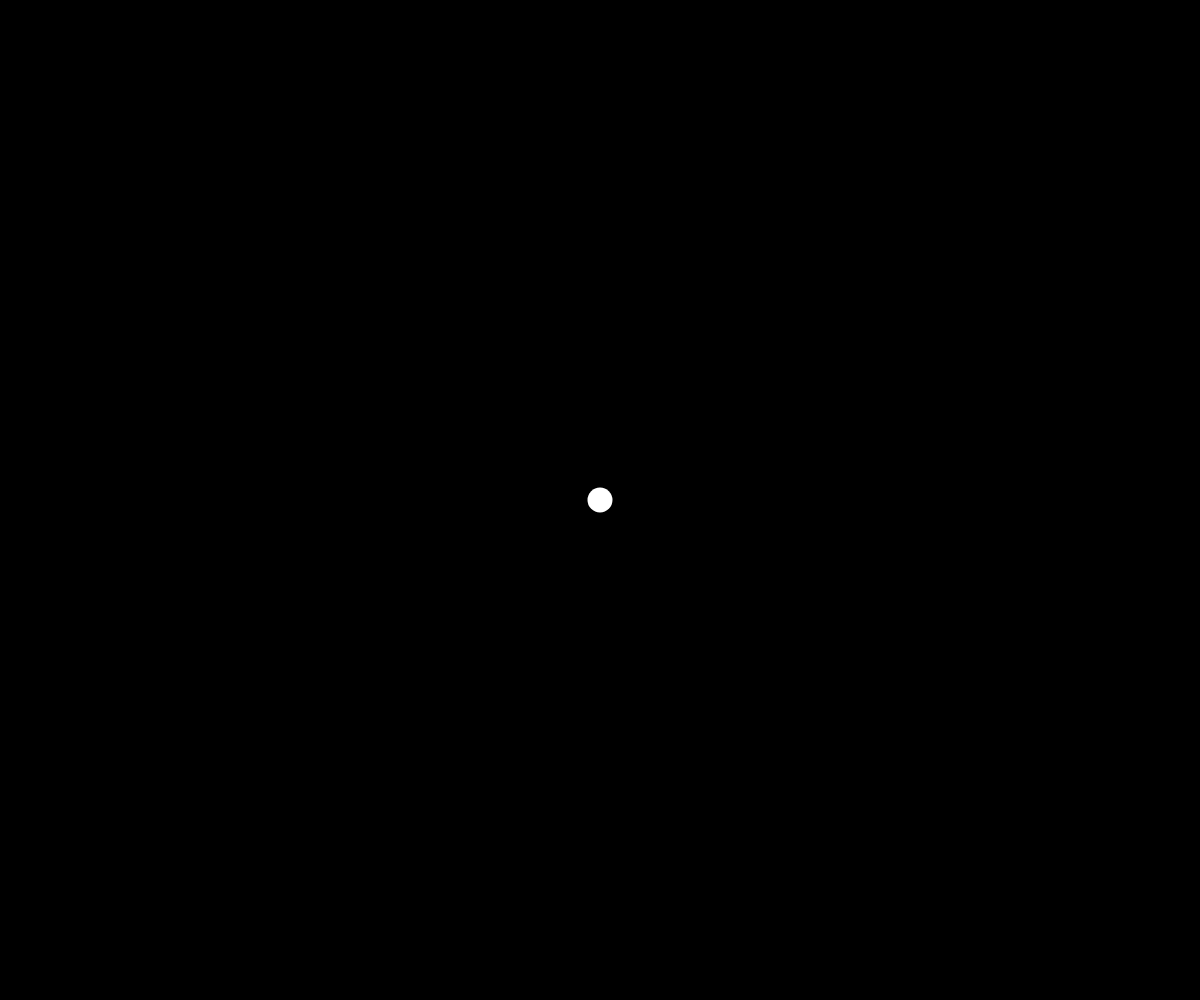
Frame 1 (no input)
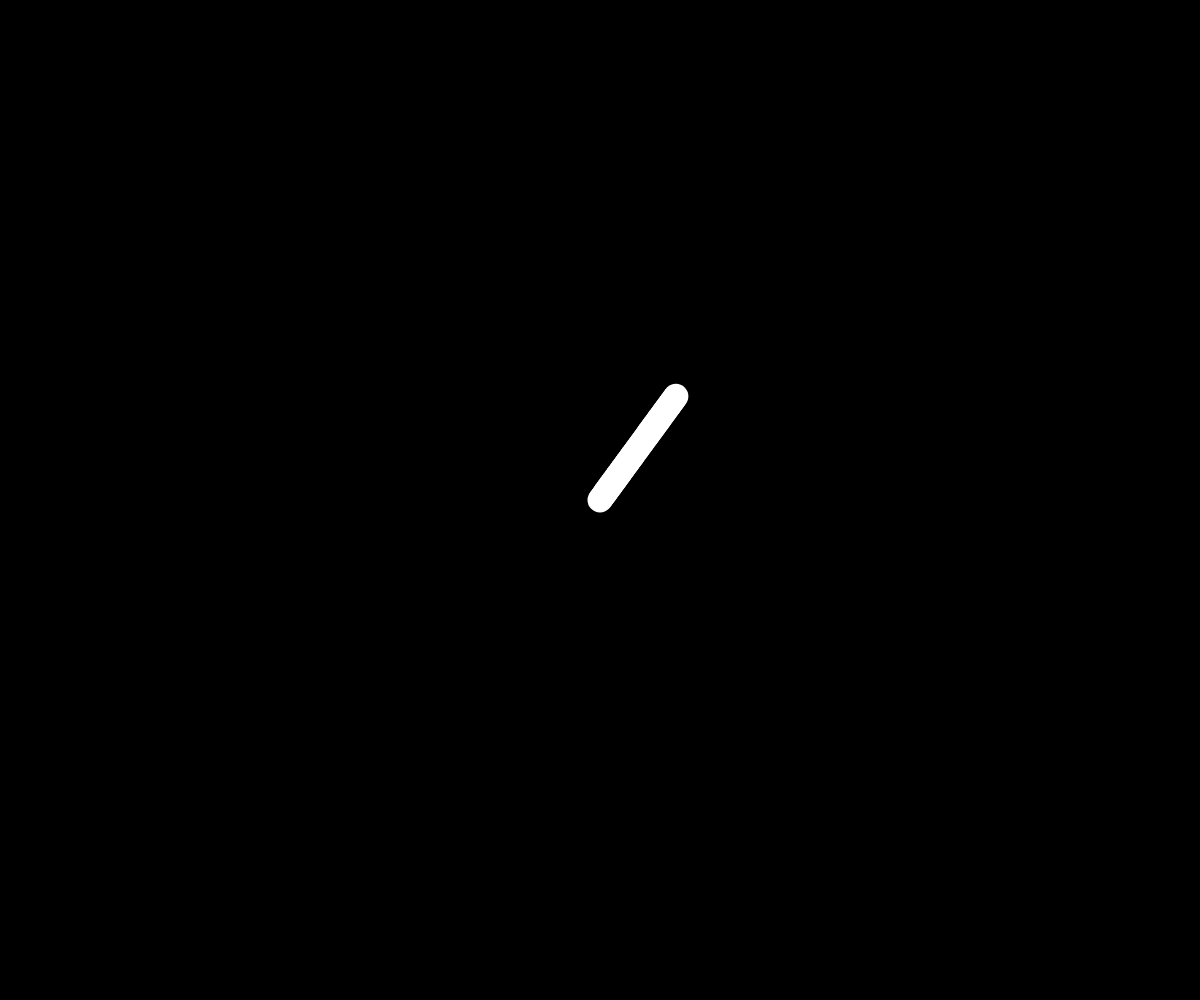
Frame 60 (no input)
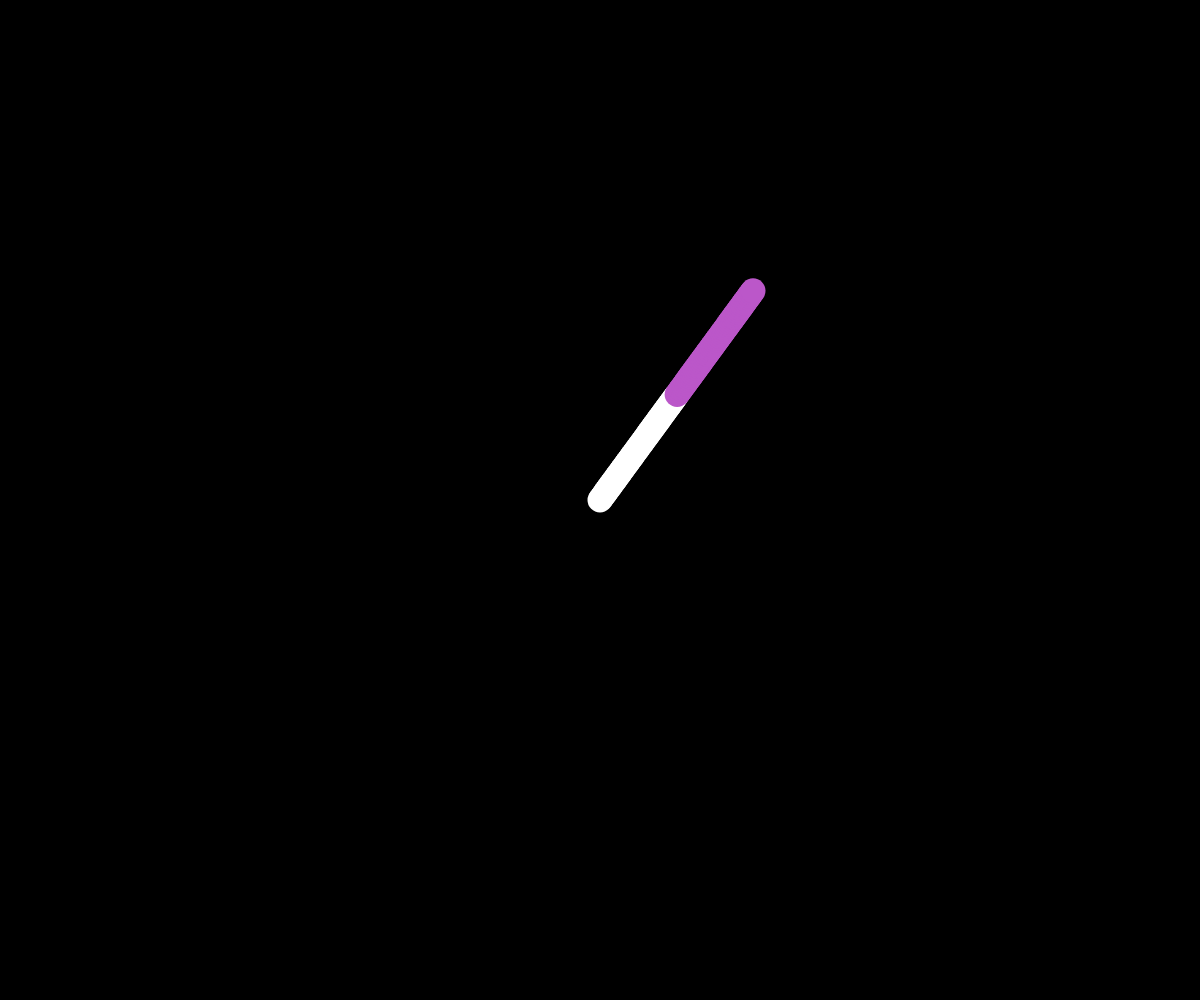
Frame 120 (the mouse pressed at the canvas centre since frame 60)

The p5.js sketch that drew these frames (run headless with seeded random() and noise() and a simulated clock; from frame 60 on, the mouse is pressed at the canvas centre):

// p5.js sketch
// ── sketch.js
// Project Title
// Your Name
// Date
//
// Extra for Experts:
// - describe what you did to take this project "above and beyond"

let x, y;
let xSpeed, ySpeed;

function setup() {
  createCanvas(windowWidth, windowHeight);
  x = width/2;
  y = height/2;
  xSpeed = random(-3, 3);
  ySpeed = random(-3, 3);
  background(0);
  noStroke();
}

function draw() {
  //background(220);
  ellipse(x, y, 25);
  x += xSpeed;
  y += ySpeed;

  if(x < 0 || x > width){
    xSpeed *= -1;
  }
  if(y < 0 || y > height) {
    ySpeed *= -1;
  }
}

function mousePressed(){
  fill( random(250),random(250),random(250));
 
  
}

function mouseReleased(){
  fill( random(250),random(250),random(250));
  
}
